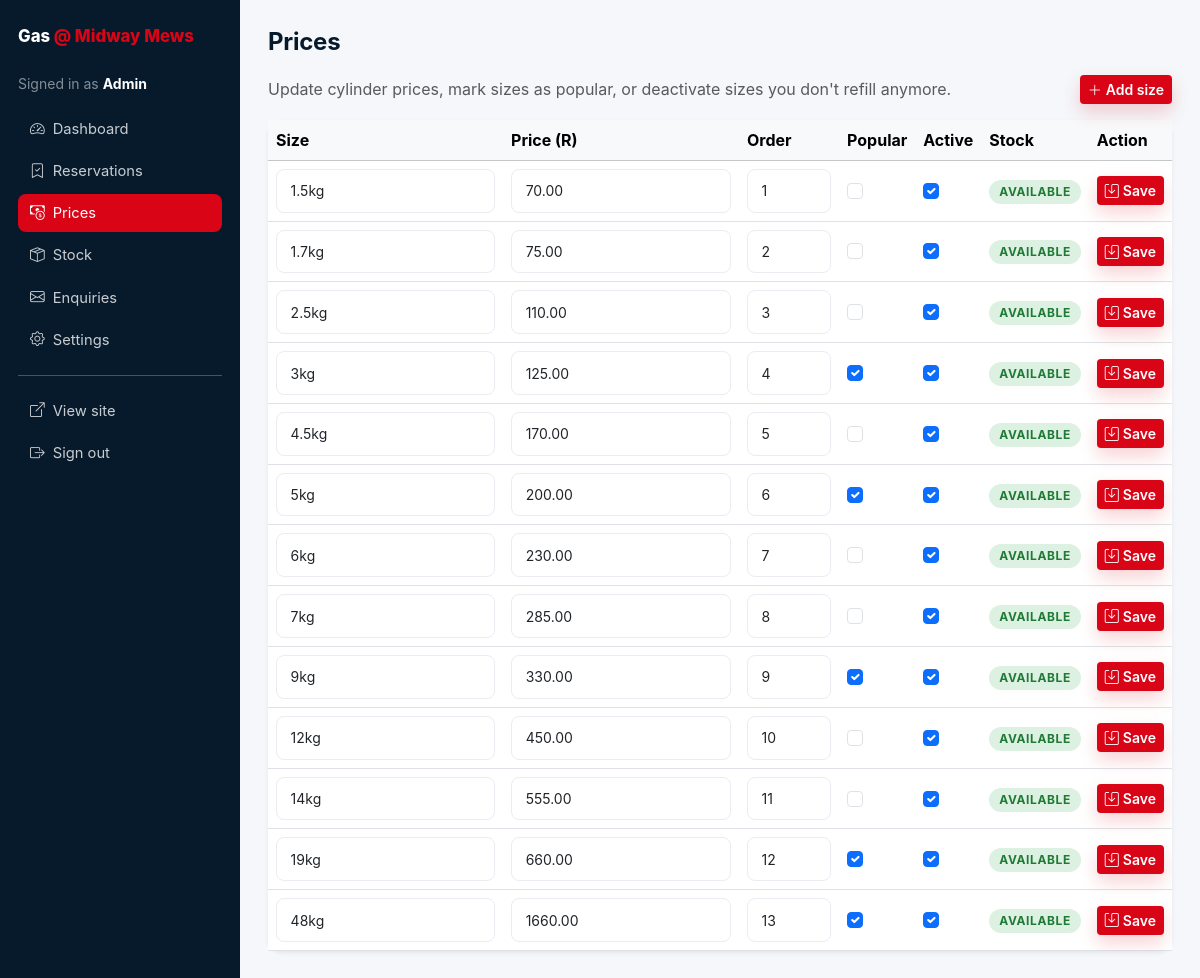
The app's page /admin/prices.php (signed in) with its own data.
### tables this page shows
CREATE TABLE IF NOT EXISTS cylinder_prices (
    id INT PRIMARY KEY AUTO_INCREMENT,
    cylinder_size VARCHAR(20) NOT NULL,
    price DECIMAL(10,2) NOT NULL,
    is_popular BOOLEAN DEFAULT FALSE,
    display_order INT DEFAULT 0,
    is_active BOOLEAN DEFAULT TRUE,
    updated_at TIMESTAMP DEFAULT CURRENT_TIMESTAMP ON UPDATE CURRENT_TIMESTAMP
);

### api/auth.php (called while the page is built, shortened)
<?php
require_once __DIR__ . '/db.php';
function require_admin_page(): array {
    return [
        'id'    => (int)$_SESSION['user_id'],
        'name'  => $_SESSION['user_name'] ?? '',
        'email' => $_SESSION['user_email'] ?? '',
        'role'  => $_SESSION['user_role'] ?? 'admin',
    ];
}
if (basename($_SERVER['SCRIPT_FILENAME'] ?? '') !== 'auth.php') {
    return;
}

### api/db.php (called while the page is built, shortened)
<?php
function db(): PDO {
    static $pdo = null;
    if ($pdo === null) {
        $dsn = 'mysql:host=' . DB_HOST . ';dbname=' . DB_NAME . ';charset=' . DB_CHARSET;
        $options = [
            PDO::ATTR_ERRMODE            => PDO::ERRMODE_EXCEPTION,
            PDO::ATTR_DEFAULT_FETCH_MODE => PDO::FETCH_ASSOC,
            PDO::ATTR_EMULATE_PREPARES   => false,
        ];
        $pdo = new PDO($dsn, DB_USER, DB_PASS, $options);
    }
    return $pdo;
}

### admin/prices.php (the view, shortened to what this page needs)
<?php
require_once __DIR__ . '/../api/db.php';
$page_title = 'Prices';
require __DIR__ . '/_layout.php';
$rows = db()->query(
    'SELECT p.*, COALESCE(s.status, "available") AS stock_status
     FROM cylinder_prices p
     LEFT JOIN stock_status s ON s.cylinder_price_id = p.id
     ORDER BY p.display_order, p.id'
)->fetchAll();
?>
<div class="d-flex justify-content-between align-items-center mb-3">
  <p class="text-muted mb-0">Update cylinder prices, mark sizes as popular, or deactivate sizes you don't refill anymore.</p>
  <button class="btn btn-brand-red btn-sm" data-bs-toggle="modal" data-bs-target="#newPriceModal">
    <i class="bi bi-plus-lg me-1"></i>Add size
  </button>
</div>
<div class="bg-white rounded-xl shadow-sm">
  <div class="table-responsive">
    <table class="table align-middle mb-0">
      <thead class="table-light">
        <tr>
          <th>Size</th><th>Price (R)</th><th>Order</th><th>Popular</th><th>Active</th><th>Stock</th><th>Action</th>
        </tr>
      </thead>
      <tbody>
        <?php foreach ($rows as $r): ?>
          <tr data-id="<?= (int)$r['id'] ?>">
            <td><input class="form-control form-control-sm" name="cylinder_size" value="<?= htmlspecialchars($r['cylinder_size']) ?>"></td>
            <td><input class="form-control form-control-sm" name="price" type="number" step="0.01" min="0" value="<?= htmlspecialchars($r['price']) ?>"></td>
            <td><input class="form-control form-control-sm" name="display_order" type="number" min="0" value="<?= (int)$r['display_order'] ?>" style="max-width:90px"></td>
            <td><input type="checkbox" name="is_popular" class="form-check-input" <?= $r['is_popular'] ? 'checked' : '' ?>></td>
            <td><input type="checkbox" name="is_active" class="form-check-input" <?= $r['is_active'] ? 'checked' : '' ?>></td>
            <td><span class="status-pill <?= htmlspecialchars($r['stock_status']) ?>"><?= htmlspecialchars($r['stock_status']) ?></span></td>
            <td class="text-nowrap">
              <button class="btn btn-sm btn-brand-red" data-action="save"><i class="bi bi-save me-1"></i>Save</button>
            </td>
          </tr>
        <?php endforeach; ?>
      </tbody>
    </table>
  </div>
</div>
<?php require __DIR__ . '/_layout_end.php'; ?>

### admin/_layout.php (shortened to what this page needs)
<?php
require_once __DIR__ . '/../api/auth.php';
$user = require_admin_page();
$active_tab = $active_tab ?? '';
$page_title = $page_title ?? 'Admin';
function nav_link($key, $href, $label, $icon, $active) {
    $cls = $key === $active ? 'active' : '';
    echo '<a href="' . htmlspecialchars($href) . '" class="' . $cls . '">' .
         '<i class="bi bi-' . $icon . ' me-2"></i>' . htmlspecialchars($label) . '</a>';
}
?>
<!doctype html>
<html lang="en">
<head>
<link href="https://cdn.jsdelivr.net/npm/bootstrap@5.3.3/dist/css/bootstrap.min.css" rel="stylesheet">
<link href="https://cdn.jsdelivr.net/npm/bootstrap-icons@1.11.3/font/bootstrap-icons.css" rel="stylesheet">
<link href="../assets/css/styles.css" rel="stylesheet">
</head>
<body>
<div class="admin-shell">
  <aside class="admin-sidebar">
    <div class="brand">Gas <span class="accent">@ Midway Mews</span></div>
    <div class="small text-white-50 mb-3">
      Signed in as <strong class="text-white"><?= htmlspecialchars($user['name']) ?></strong>
    </div>
    <?php
      nav_link('dashboard',    'dashboard.php',    'Dashboard',    'speedometer2', $active_tab);
    ?>
    <hr class="border-white-50 my-3">
    <a href="../index.html" target="_blank"><i class="bi bi-box-arrow-up-right me-2"></i>View site</a>
    <a href="logout.php"><i class="bi bi-box-arrow-right me-2"></i>Sign out</a>
  </aside>
  <main class="admin-main">
    <h1><?= htmlspecialchars($page_title) ?></h1>

### admin/_layout_end.php (shortened to what this page needs)
  </main>
</div>
</body>
</html>

### assets/css/styles.css (style rules this page uses)
:root { --brand-red: #D90416; --brand-red-dark: #A80010; --brand-red-soft: #FFF1F2; --brand-blue: #003B73; --brand-navy: #071A2C; --brand-yellow: #FFC107; --brand-green: #1f8a3d; --brand-whatsapp: #25D366; --grey-50: #F5F7FA; --grey-100: #E9EDF2; --grey-200: #CDD6E0; --grey-700: #4B5563; --text-dark: #1F2933; --surface: #FFFFFF; --radius-sm: 8px; --radius-md: 12px; --radius-lg: 16px; --shadow-sm: 0 1px 3px rgba(7, 26, 44, 0.08), 0 1px 2px rgba(7, 26, 44, 0.04); --shadow-md: 0 8px 24px rgba(7, 26, 44, 0.10); --shadow-lg: 0 18px 44px rgba(7, 26, 44, 0.16); --shadow-red: 0 10px 24px rgba(217, 4, 22, 0.18); --transition-fast: 160ms ease; --transition-med: 320ms cubic-bezier(.2, .8, .2, 1); }
html { scroll-behavior: smooth; }
body { font-family: 'Inter', -apple-system, BlinkMacSystemFont, 'Segoe UI', Roboto, Oxygen, Ubuntu, sans-serif; color: var(--text-dark); background: radial-gradient(circle at 8% 12%, rgba(217, 4, 22, 0.035), transparent 28rem), radial-gradient(circle at 92% 28%, rgba(0, 59, 115, 0.045), transparent 26rem), var(--grey-50); -webkit-font-smoothing: antialiased; overflow-x: hidden; padding-bottom: 88px; }
@media (min-width: 768px) { body { padding-bottom: 0; } }
h1, h2, h3, h4, h5 { font-weight: 700; letter-spacing: -0.01em; color: var(--brand-navy); }
a { color: var(--brand-blue); }
a, button, .btn, .form-control, .form-select { transition: color var(--transition-fast), background-color var(--transition-fast), border-color var(--transition-fast), box-shadow var(--transition-fast), transform var(--transition-fast), opacity var(--transition-fast); }
.btn-brand-red { background: var(--brand-red); color: #fff; border: 0; font-weight: 600; box-shadow: 0 8px 18px rgba(217, 4, 22, 0.18); }
.btn i { transition: transform var(--transition-fast); }
.form-control, .form-select { border: 1.5px solid var(--grey-100); padding: 0.65rem 0.85rem; border-radius: var(--radius-sm); background-color: #fff; }
.admin-shell { display: grid; grid-template-columns: 240px 1fr; min-height: 100vh; }
.admin-sidebar { background: var(--brand-navy); color: #fff; padding: 24px 18px; }
.admin-sidebar .brand { font-weight: 800; font-size: 1.05rem; margin-bottom: 24px; }
.admin-sidebar .brand .accent { color: var(--brand-red); }
.admin-sidebar a { display: block; color: rgba(255,255,255,0.78); padding: 8px 12px; border-radius: 8px; text-decoration: none; font-size: 0.92rem; margin-bottom: 4px; }
.admin-sidebar a.active { background: var(--brand-red); color: #fff; }
.admin-main { padding: 28px; background: var(--grey-50); }
.admin-main h1 { font-size: 1.5rem; margin-bottom: 18px; }
.status-pill { display: inline-block; padding: 3px 10px; border-radius: 999px; font-size: 0.75rem; font-weight: 700; text-transform: uppercase; letter-spacing: 0.05em; }
.status-pill.available { background: #DDF1E2; color: #1f7a36; }
.rounded-xl { border-radius: 14px; }

### records on screen
cylinder_prices: cylinder_size "1.5kg", price "70.00", display_order "1", is_active "☑", stock_status "AVAILABLE"
cylinder_prices: cylinder_size "1.7kg", price "75.00", display_order "2", is_active "☑", stock_status "AVAILABLE"
cylinder_prices: cylinder_size "2.5kg", price "110.00", display_order "3", is_active "☑", stock_status "AVAILABLE"
cylinder_prices: cylinder_size "3kg", price "125.00", display_order "4", is_popular "☑", is_active "☑", stock_status "AVAILABLE"
cylinder_prices: cylinder_size "4.5kg", price "170.00", display_order "5", is_active "☑", stock_status "AVAILABLE"
cylinder_prices: cylinder_size "5kg", price "200.00", display_order "6", is_popular "☑", is_active "☑", stock_status "AVAILABLE"
cylinder_prices: cylinder_size "6kg", price "230.00", display_order "7", is_active "☑", stock_status "AVAILABLE"
cylinder_prices: cylinder_size "7kg", price "285.00", display_order "8", is_active "☑", stock_status "AVAILABLE"
cylinder_prices: cylinder_size "9kg", price "330.00", display_order "9", is_popular "☑", is_active "☑", stock_status "AVAILABLE"
cylinder_prices: cylinder_size "12kg", price "450.00", display_order "10", is_active "☑", stock_status "AVAILABLE"
cylinder_prices: cylinder_size "14kg", price "555.00", display_order "11", is_active "☑", stock_status "AVAILABLE"
cylinder_prices: cylinder_size "19kg", price "660.00", display_order "12", is_popular "☑", is_active "☑", stock_status "AVAILABLE"
cylinder_prices: cylinder_size "48kg", price "1660.00", display_order "13", is_popular "☑", is_active "☑", stock_status "AVAILABLE"

### other values on screen
$user['name'] "Admin"
$label "Dashboard Reservations Prices Stock Enquiries Settings"
$page_title "Prices"
